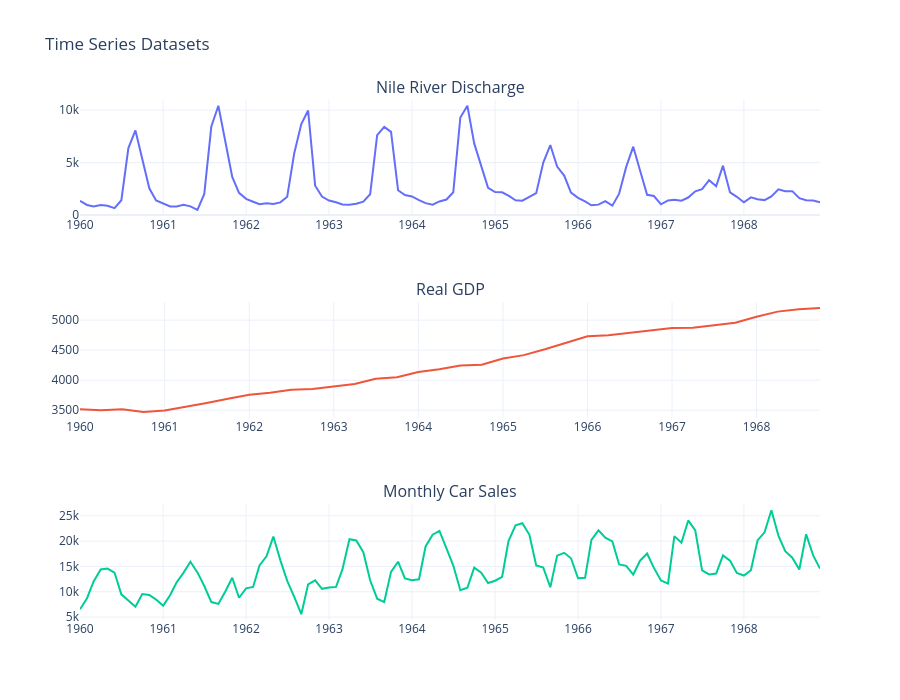

Notebook source saved alongside this figure:
### Markdown cell above
## 1. Gagasan Pemulusan (Smoothing)

Perhatikan data series berikut:

### Code cell
from plotly.subplots import make_subplots
import plotly.graph_objects as go

fig = make_subplots(
    rows=3, cols=1,
    subplot_titles=['Nile River Discharge', 'Real GDP', 'Monthly Car Sales']
)

for i, (data, name) in enumerate([
    (nil, 'Nile'),
    (gdp, 'GDP'),
    (car, 'Car Sales')
], 1):
    fig.add_trace(
        go.Scatter(x=data.index, y=data, mode='lines', name=name),
        row=i, col=1
    )

fig.update_layout(
    title='Time Series Datasets',
    height=700,
    template='plotly_white',
    showlegend=False,
    hovermode='x unified'
)

fig.show()
